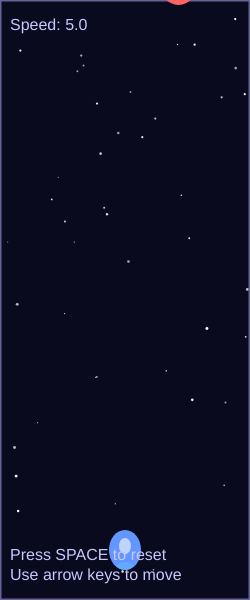
Frame 1 (no input)
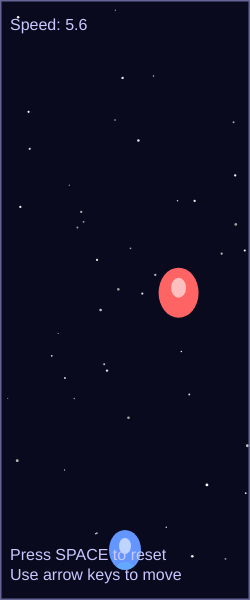
Frame 60 (no input)
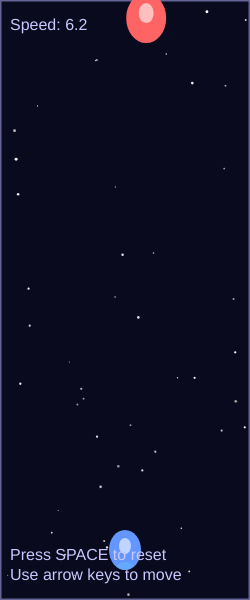
Frame 120 (the mouse pressed at the canvas centre since frame 60)

The p5.js sketch that drew these frames (run headless with seeded random() and noise() and a simulated clock; from frame 60 on, the mouse is pressed at the canvas centre):

// p5.js sketch
// ── sketch.js
let eX, eY, eS, eSpeed;
let playerX, playerY, playerSize;
let speed = 5;
let bgColor;
let gameOver = false;
let stars = []; // Array to hold star positions
let starOffset = 0; // Track star movement

function setup() {
  createCanvas(250, 600);
  // Initialize player position
  playerX = width / 2;
  playerY = height - 50;
  playerSize = 40;
  
  // Initialize enemy
  eS = 50;
  eX = random(width);
  eY = -eS/2;
  eSpeed = 5;
  bgColor = color(10, 10, 30); // Dark space blue
  gameOver = false;
  starOffset = 0;
  
  // Create stars
  createStars();
}

function draw() {
  // Draw space background
  background(bgColor);
  
  // Draw moving stars
  drawMovingStars();
  
  // Draw outer border
  stroke(100, 100, 150);
  strokeWeight(3);
  noFill();
  rect(0, 0, width, height);
  noStroke();

  if (!gameOver) {
    // Update game state only if game is running
    eY += eSpeed;
    if (eY > height) {
      eY = -eS/2;
      eX = random(width);
    } 
    eSpeed = eSpeed + 0.01;
    
    // Update star animation based on enemy speed
    starOffset += eSpeed * 0.5;
    if (starOffset > height) {
      starOffset = 0;
    }

    // Handle input only if game is running
    if (keyIsDown(LEFT_ARROW)) {
      playerX -= speed;
    }
    if (keyIsDown(RIGHT_ARROW)) {
      playerX += speed;
    }
    if (keyIsDown(UP_ARROW)) {
      playerY -= speed;
    }
    if (keyIsDown(DOWN_ARROW)) {
      playerY += speed;
    }
    
    // Keep player within canvas bounds
    playerX = constrain(playerX, playerSize/2, width - playerSize/2);
    playerY = constrain(playerY, playerSize/2, height - playerSize/2);

    // Check for collisions
    if (dist(playerX, playerY, eX, eY) < (playerSize + eS) / 2) {
      bgColor = color(100, 20, 20); // Dark red space
      gameOver = true;
    }
  }

  // Draw player (blue spaceship)
  drawSpaceship(playerX, playerY, playerSize, color(100, 150, 255));
  
  // Draw enemy (red spaceship)
  drawSpaceship(eX, eY, eS, color(255, 100, 100));
  
  // Display UI
  fill(200, 200, 255);
  textSize(16);
  text('Speed: ' + eSpeed.toFixed(1), 10, 30);
  
  if (gameOver) {
    // Draw game over text
    textAlign(CENTER, CENTER);
    textSize(24);
    fill(255, 255, 100);
    stroke(0);
    strokeWeight(2);
    text('GAME OVER', width / 2, height / 2);
    textSize(16);
    text('Press SPACE to restart', width / 2, height / 2 + 30);
    noStroke();
    textAlign(LEFT, BASELINE);
  } else {
    text('Use arrow keys to move', 10, height - 20);
    text('Press SPACE to reset', 10, height - 40);
  }
}

function createStars() {
  stars = [];
  // Create random star positions
  for (let i = 0; i < 50; i++) {
    stars.push({
      x: random(width),
      y: random(height * 2), // Extra height for scrolling
      size: random(1, 3),
      brightness: random(150, 255)
    });
  }
}

function drawMovingStars() {
  // Draw stars that move downward
  for (let star of stars) {
    fill(star.brightness, star.brightness, star.brightness);
    noStroke();
    ellipse(star.x, (star.y + starOffset) % (height + 50) - 50, star.size);
  }
}

function drawSpaceship(x, y, size, shipColor) {
  push();
  translate(x, y);
  
  // Main body
  fill(shipColor);
  noStroke();
  ellipse(0, 0, size * 0.8, size);
  
  // Cockpit/center
  fill(255, 255, 255, 150);
  ellipse(0, -size * 0.1, size * 0.3, size * 0.4);
  
  // Engine glow (only for player moving up)
  if (y > height - 100) { // Assuming this is the player
    fill(100, 200, 255, 100);
    ellipse(0, size * 0.4, size * 0.4, size * 0.2);
  }
  
  pop();
}

function resetGame() {
  // Reset player position
  playerX = width / 2;
  playerY = height - 50;
  
  // Reset enemy
  eS = 50;
  eX = random(width);
  eY = -eS/2;
  eSpeed = 5;
  bgColor = color(10, 10, 30);
  gameOver = false;
  starOffset = 0;
  
  // Regenerate stars
  createStars();
} 

function keyPressed() {
  if (key === ' ') { // Spacebar
    resetGame();
  }
}
